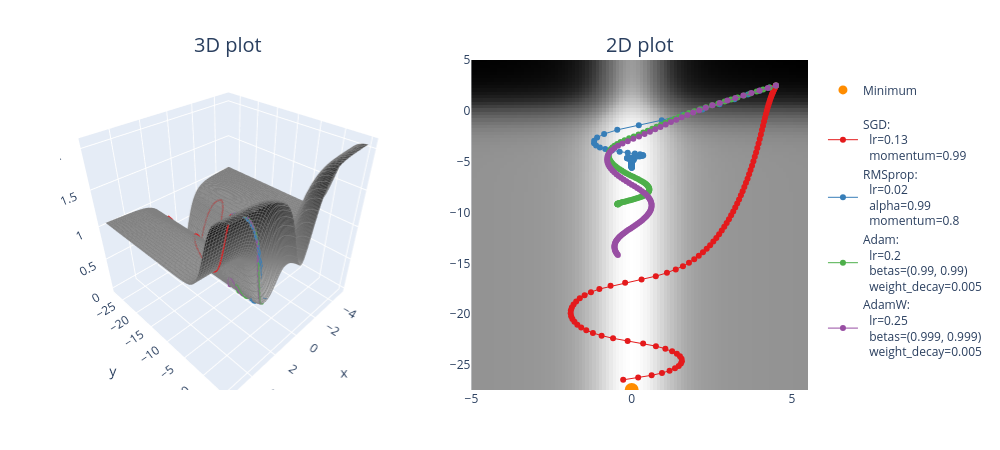

Notebook cell for this chart:
### Markdown cell above
### Exercise - experiment with different optimizers & params

> ```yaml
> Difficulty: 🔴🔴⚪⚪⚪
> Importance: 🔵🔵🔵⚪⚪
> 
> You should spend up to 20-30 minutes on this exercise.
> ```

We've given you a function below which works just like `opt_fn_with_sgd` from earlier, but takes in a general optimizer and hyperparameters (as a dictionary of keyword arguments like `lr` and `momentum`).

You should use this function to play around with different optimizers and hyperparameters, comparing their performance. The code below gives one example of such a comparison, run it now and see what you get:

### Code cell
def opt_fn(
    fn: Callable,
    xy: Tensor,
    optimizer_class,
    optimizer_hyperparams: dict,
    n_iters: int = 100,
) -> Tensor:
    """Optimize the a given function starting from the specified point.

    optimizer_class: one of the optimizers you've defined, either SGD, RMSprop, or Adam
    optimzer_kwargs: keyword arguments passed to your optimiser (e.g. lr and weight_decay)
    """
    assert xy.requires_grad

    optimizer = optimizer_class([xy], **optimizer_hyperparams)

    xy_list = [
        xy.detach().clone()
    ]  # so that we don't unintentionally modify past values in `xy_list`

    for i in range(n_iters):
        fn(xy[0], xy[1]).backward()
        optimizer.step()
        optimizer.zero_grad()
        xy_list.append(xy.detach().clone())

    return t.stack(xy_list)


points = []

optimizer_list = [
    (SGD, {"lr": 0.13, "momentum": 0.99}),
    (RMSprop, {"lr": 0.02, "alpha": 0.99, "momentum": 0.8}),
    (Adam, {"lr": 0.2, "betas": (0.99, 0.99), "weight_decay": 0.005}),
    (AdamW, {"lr": 0.25, "betas": (0.999, 0.999), "weight_decay": 0.005}),
]

for optimizer_class, params in optimizer_list:
    xy = t.tensor([4.5, 2.5], requires_grad=True)
    xys = opt_fn(
        pathological_curve_loss,
        xy=xy,
        optimizer_class=optimizer_class,
        optimizer_hyperparams=params,
    )
    points.append((xys, optimizer_class, params))

plot_fn_with_points(pathological_curve_loss, min_points=[(0, "y_min")], points=points)
